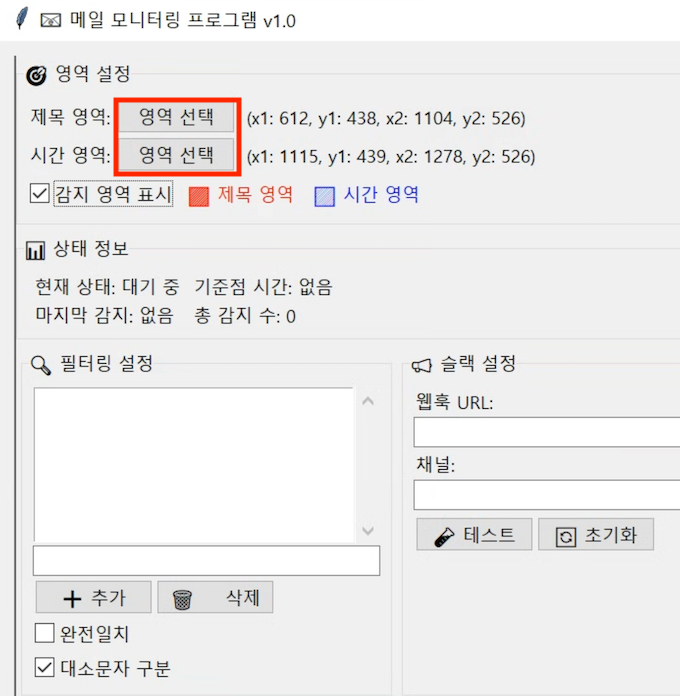
#> input picture images/SCR-20250719-qsrn.png, 680 x 696 px
$ python -i ocr_engine.py   (imports and definitions only)
#> lines starting #> are read from the running program, lines starting #| are printed output that depends on the picture; after the words box and inside, x2 and y2 are one past the last pixel; in counts of white or black regions, pixels touching at a corner belong together
#> further down, picture is the input picture: PIL image 680x696 RGBA; mean R, G, B, A 236.6, 235.5, 235.3, 255
import cv2
import numpy as np
from PIL import Image, ImageEnhance, ImageGrab
import pytesseract
import re
import logging
from typing import List, Tuple, Optional
from datetime import datetime

class OCREngine:
    """OCR 처리 엔진"""

    def __init__(self):
        self.logger = logging.getLogger(__name__)

    # [9 lines left out: function capture_area, not called in this run]

    def preprocess_image(self, pil_image: Image.Image) -> Image.Image:
        """이미지 전처리"""
        try:
            # 크기 확대
            width, height = pil_image.size
#> width = 680; height = 696
            scale_factor = max(4, 300 / width)
#> scale_factor = 4
            new_width = int(width * scale_factor)
#> new_width = 2720
            new_height = int(height * scale_factor)
#> new_height = 2784
            pil_image = pil_image.resize((new_width, new_height), Image.LANCZOS)

            # 그레이스케일 변환
            gray_image = pil_image.convert('L')
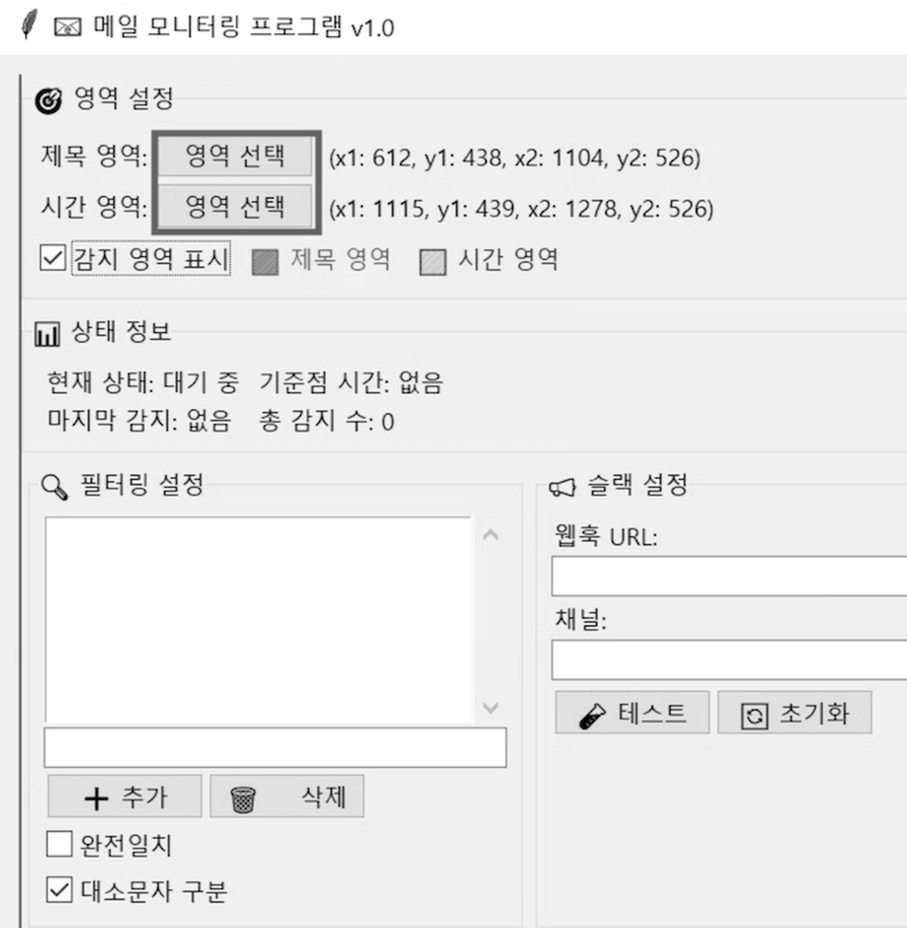
#> gray_image: PIL image 2720x2784 L (shown at 1/3 size); min 0, max 255, mean 235.8

            # 가우시안 블러
            img_array = np.array(gray_image)
            blurred = cv2.GaussianBlur(img_array, (1, 1), 0)

            # 적응형 임계값
            adaptive_thresh = cv2.adaptiveThreshold(
                blurred, 255, cv2.ADAPTIVE_THRESH_GAUSSIAN_C,
                cv2.THRESH_BINARY, 11, 2
            )
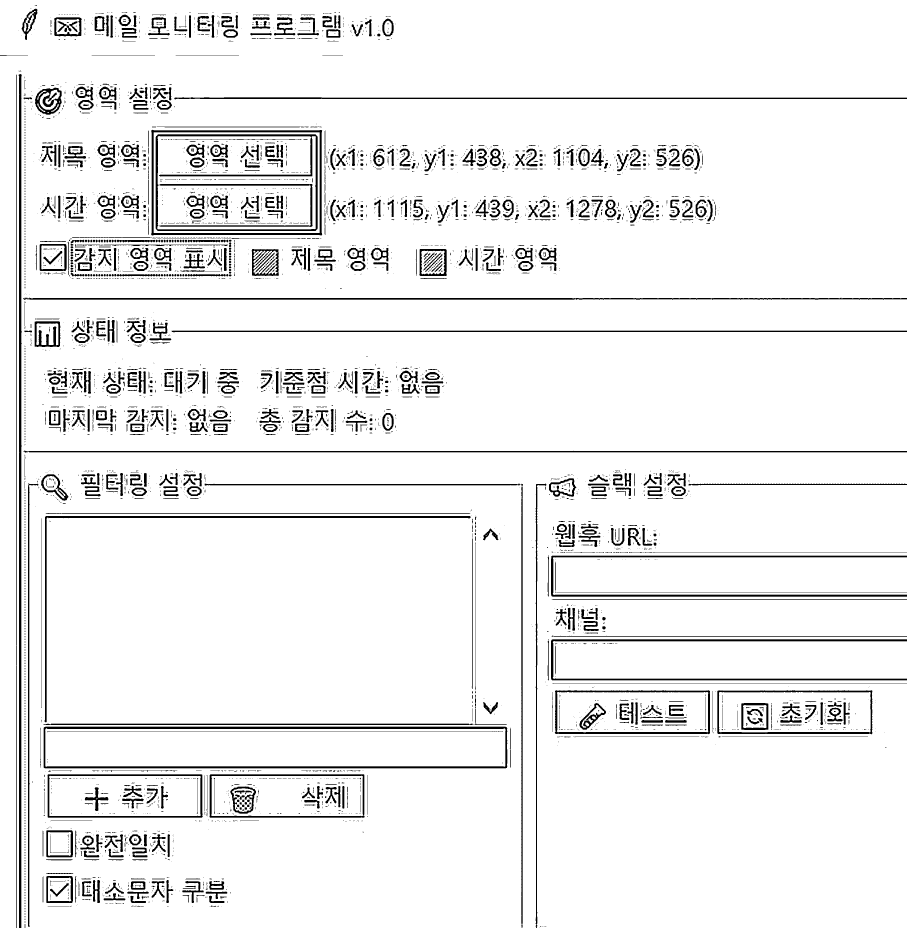
#> adaptive_thresh: shape (2784, 2720) (shown at 1/3 size); 93.7% white; 4986 black regions (3821 under 20 px), largest, box (x1, y1, x2, y2) and area: (131, 2180, 1522, 2305) 19202, (56, 222, 65, 2784) 17947, (1653, 1918, 2720, 2041) 12492

            # 모폴로지 연산
            kernel = np.ones((1, 1), np.uint8)
            morphed = cv2.morphologyEx(adaptive_thresh, cv2.MORPH_CLOSE, kernel)

            return Image.fromarray(morphed)

        except Exception as e:
            self.logger.error(f"이미지 전처리 오류: {e}")
            return pil_image

    # [89 lines left out: functions extract_text, _clean_text, _select_best_result, calculate_similarity, not called in this run]

>>> from PIL import Image
>>> picture = Image.open('../../images/SCR-20250719-qsrn.png')
>>> result = OCREngine().preprocess_image(picture)

$ run again, on images/image (1).png
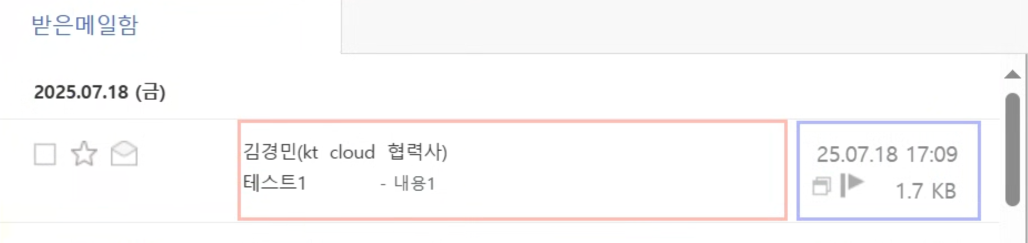
#> input picture images/image (1).png, 2056 x 486 px (shown at 1/2 size)
#> picture is the input picture: PIL image 2056x486 RGBA; mean R, G, B, A 249.5, 248.6, 248.9, 255
#> in preprocess_image, `gray_image = pil_image.convert('L')`:
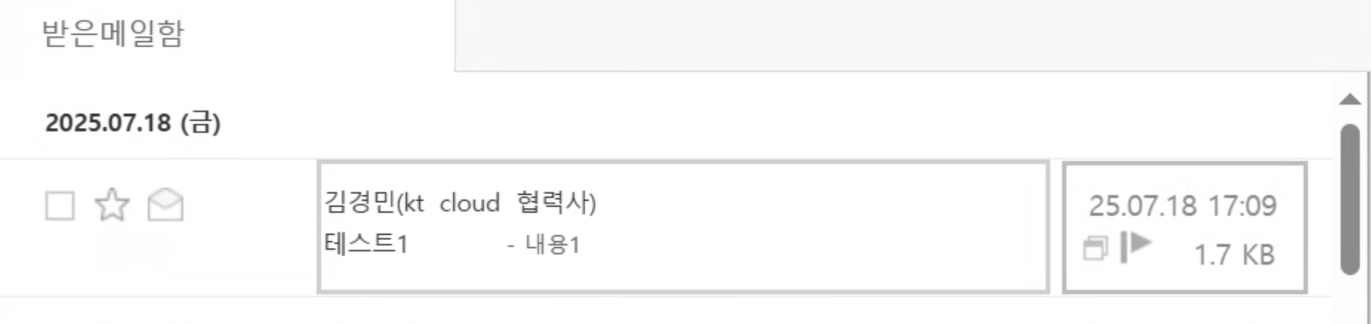
#> gray_image: PIL image 8224x1944 L (shown at 1/6 size); min 42, max 255, mean 248.9
#> in preprocess_image, `adaptive_thresh = cv2.adaptiveThreshold( blurred, 255, cv2.ADAPTIVE_TH..`:
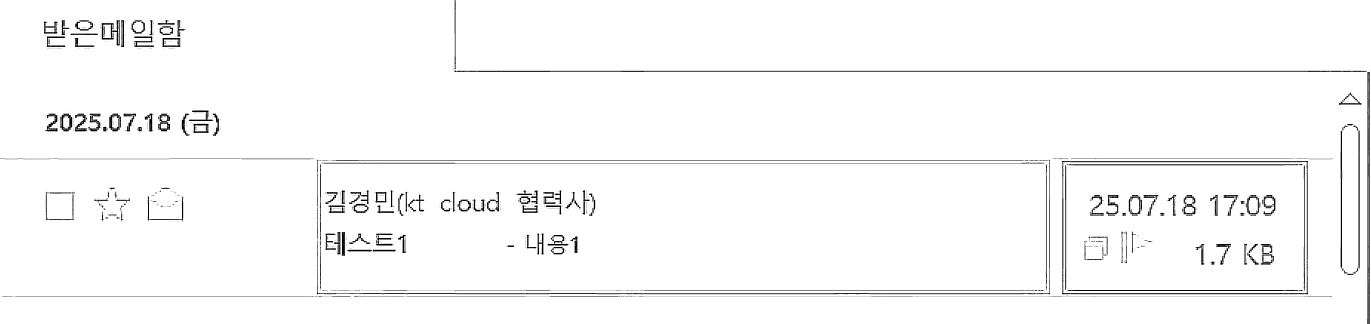
#> adaptive_thresh: shape (1944, 8224) (shown at 1/6 size); 97.6% white; 1715 black regions (1324 under 20 px), largest, box (x1, y1, x2, y2) and area: (2727, 422, 8202, 433) 28082, (6371, 966, 7848, 1766) 25693, (1900, 967, 6301, 1766) 25479
